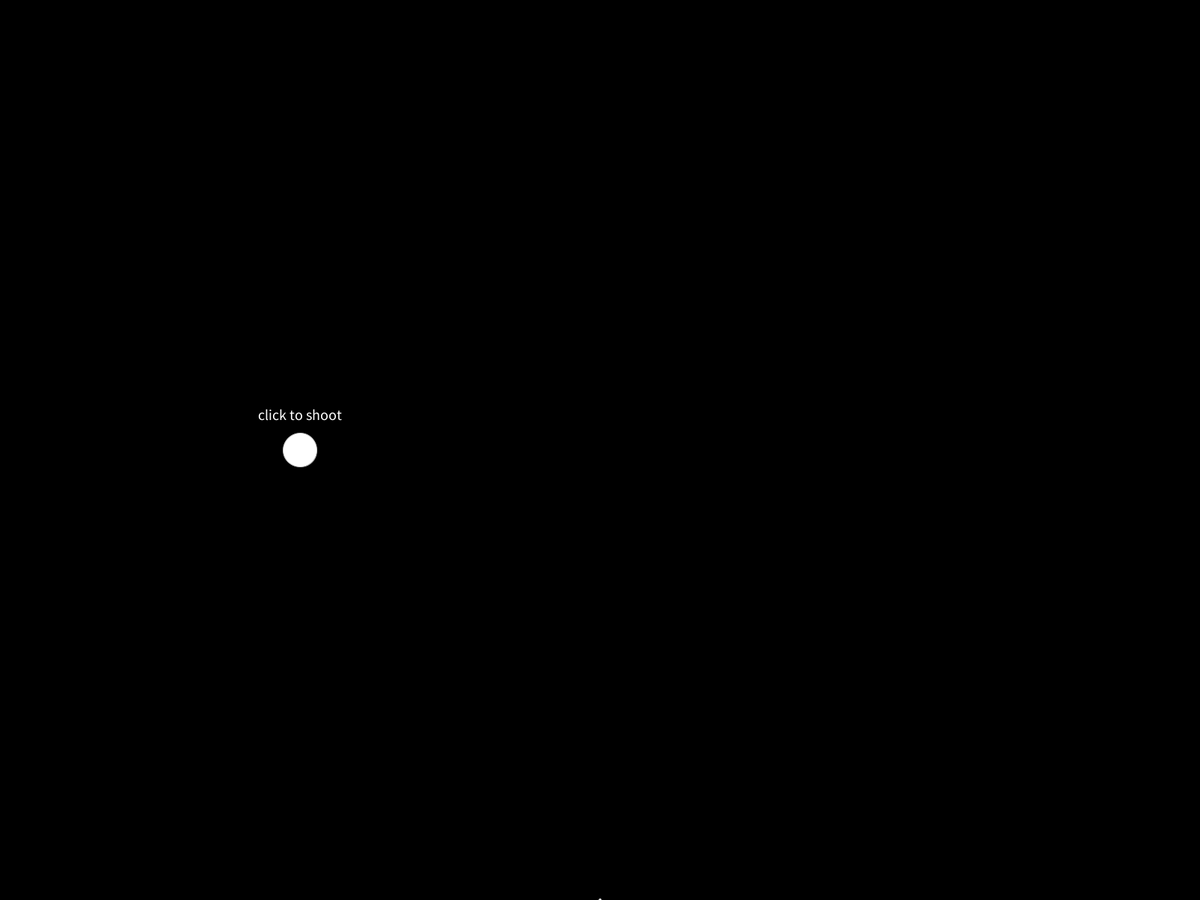
Frame 1 (no input)
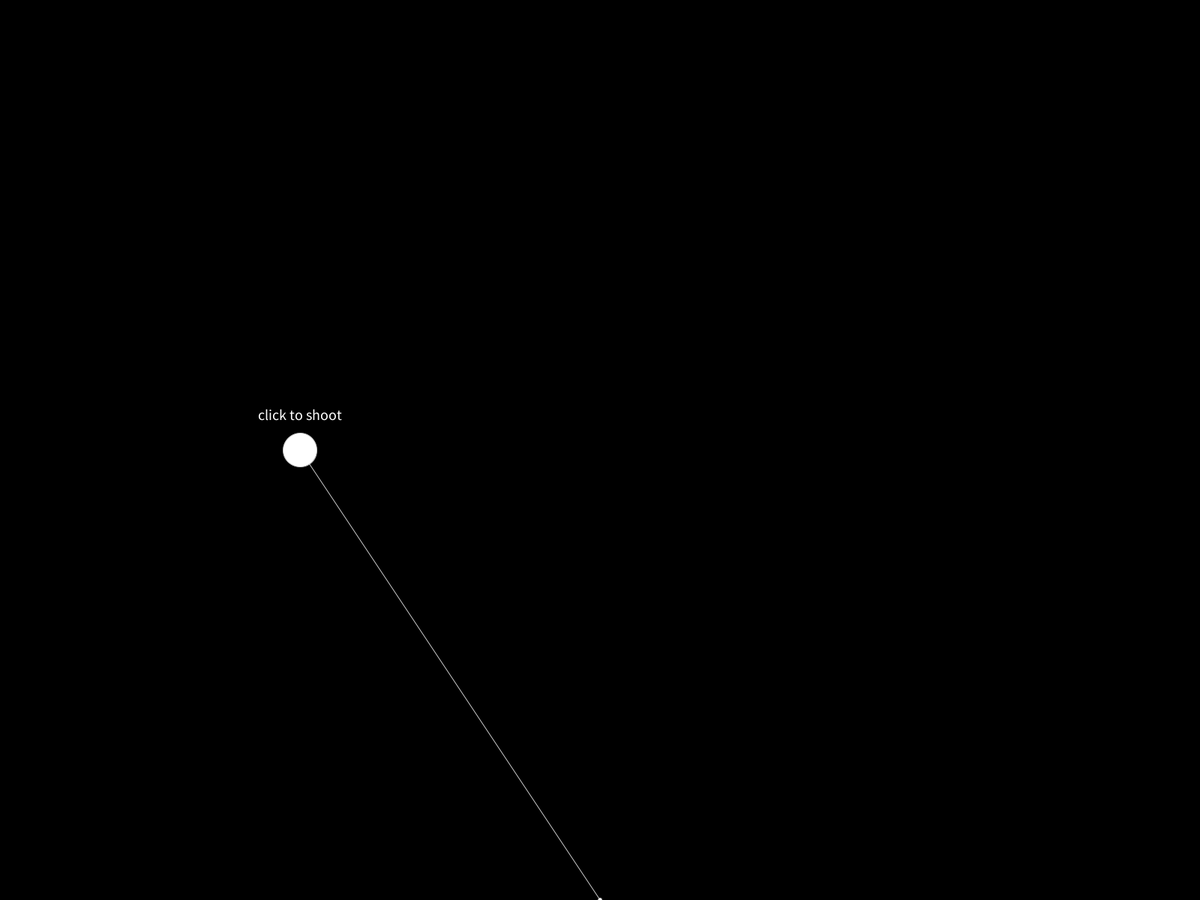
Frame 60 (the mouse pressed at the canvas centre just before this capture)
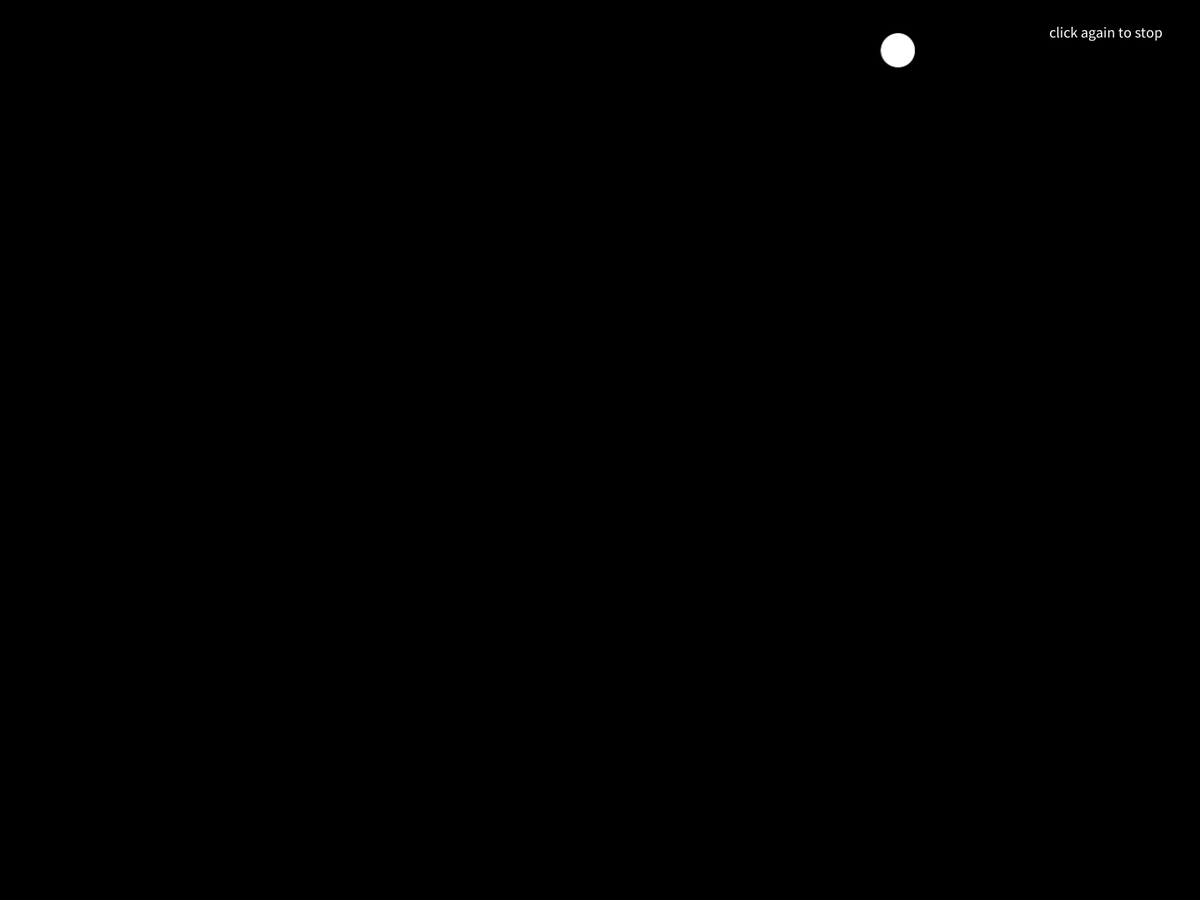
Frame 120 (the mouse held since frame 60 and released just before this capture)

The Processing sketch that drew these frames (run headless with seeded random() and noise(); from frame 60 on, the mouse is pressed at the canvas centre):

// Processing sketch: sketch_3_2
// ── sketch_3_2.pde
/* lets a user shoot a ball with the speed depending on the mouse distance to the ball.
 * the ball bounces on the edges of the screen and can be shot again by pressing the left mouse button.
 * by Jesse Visser & Jonathan Matarazzi
 */
Ball ball;

PVector grav;
PVector vec2ball;
float dist2ball;

void setup() {
  fullScreen();
  textSize(20);
  // Initialize new ball object and gravity
  ball = new Ball(1.5, new PVector(width/4, height/2), new PVector(0, 0), new PVector(0, 0));
  grav = new PVector(0, 0.9);
}

// Display and move ball object
void draw() {
  background(0);
  
  // Hold ball in place till shot
  if(ball.shot == false) {
    // Status text
    textAlign(CENTER);
    text("click to shoot", ball.pos.x, ball.pos.y - 40);
    // Calculate vector and distance from mouse to ball.
    vec2ball = new PVector(ball.pos.x-mouseX, ball.pos.y-mouseY);
    dist2ball = vec2ball.mag();
    // Draw line with dot at the end in oposite direction but the same length as vec2ball
    line(ball.pos.x, ball.pos.y, ball.pos.x + vec2ball.x, ball.pos.y + vec2ball.y);
    ellipse(ball.pos.x + vec2ball.x, ball.pos.y + vec2ball.y, 5, 5);
  } 
  else {
    // Status text
    textAlign(RIGHT);
    text("click again to stop", width-50, 50);
    // Move the ball and apply gravity
    ball.update();
    ball.applyForce(grav);
  }
  ball.display();
}

void mousePressed() {
  if(ball.shot == false) {
    // Apply initial force equal to 1/10 the magnitude of vec2ball
    ball.applyForce(vec2ball.div(10));
    ball.shot = true;
  } 
  else {
    // Reset the ball
    ball.shot = false;
    ball.reset();
  }
}

// ── Ball.pde
// the ball class draws, bounces and move the ball by applying forces.
class Ball {
  PVector pos, vel, acc;
  float m, size;
  boolean shot;
  
  // Initialize ball
  Ball(float mass, PVector initPos, PVector initVel, PVector initAcc) {
    m = mass;
    size = mass*30;
    pos = initPos;
    vel = initVel;
    acc = initAcc;
    shot = false;
  }
  
  // Draw ball
  void display() {
    stroke(200);
    fill(255);
    ellipse(pos.x, pos.y, size, size);
  }
  
  void update() {
    // change position and reset acceleration
    vel.add(acc);
    pos.add(vel);
    acc.mult(0);
    
    // Bounce off left wall
    if(pos.x < size/2) {
      // dampens when hitting the edge of the window
      vel.x = vel.x * -0.95;
      pos.x = size/2;
    }
    
    // Bounce off right wall
    if(pos.x > width-size/2) {
      // dampens when hitting the edge of the window
      vel.x = vel.x * -0.95;
      pos.x = width-size/2;
    }
    
    // Bounce off floor
    if(pos.y > height-size/2) {
      // dampens when hitting the edge of the window
      vel.y = vel.y * -0.8; 
      pos.y = height-size/2;
    }
    
    // Bounce off ceiling
    if(pos.y < size/2) {
      vel.y = vel.y * -1; 
      pos.y = size/2;
    }
  }
  
  // Apply force by Newton's 2nd law: F = M * A
  void applyForce(PVector force) {
    PVector f = PVector.div(force, m);
    acc.add(f);
  }
  
  // Reset the velocity and acceleration of the ball
  void reset() {
    vel.mult(0);
    acc.mult(0);
  }
}
